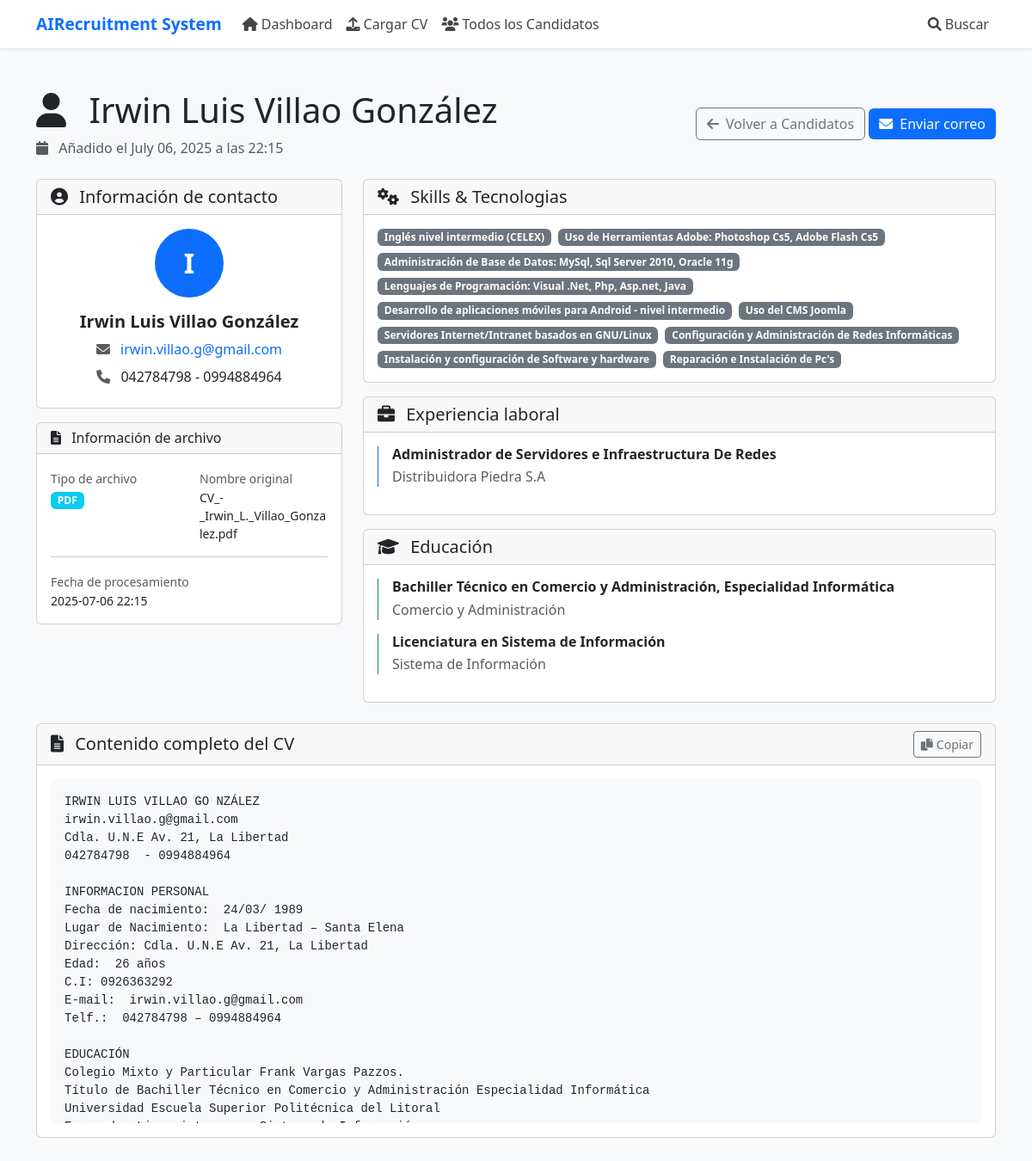
The app's page /candidate/10 with its own data.
### models.py (models this page shows, shortened)
class Candidate(db.Model):
    id = db.Column(db.Integer, primary_key=True)
    name = db.Column(db.String(200), nullable=False)
    email = db.Column(db.String(200))
    phone = db.Column(db.String(50))
    education = db.Column(db.Text)  # JSON string of education details
    experience = db.Column(db.Text)  # JSON string of experience details
    skills = db.Column(db.Text)  # JSON string of skills
    full_text = db.Column(db.Text, nullable=False)  # Complete CV text
    original_filename = db.Column(db.String(255), nullable=False)
    file_type = db.Column(db.String(10), nullable=False)  # pdf, docx, txt
    vision_analysis = db.Column(db.Text)  # JSON string from OpenAI Vision analysis
    text_embedding = db.Column(db.Text)  # JSON array of embedding vector
    languages = db.Column(db.Text)  # JSON string of languages
    certifications = db.Column(db.Text)  # JSON string of certifications
    summary = db.Column(db.Text)  # Professional summary
    created_at = db.Column(db.DateTime, default=datetime.utcnow)
    updated_at = db.Column(db.DateTime, default=datetime.utcnow, onupdate=datetime.utcnow)

### routes.py (the view)
@routes_bp.route('/candidate/<int:candidate_id>')
def view_candidate(candidate_id):
    try:
        candidate = db.session.get(Candidate, candidate_id)
        if not candidate:
            flash('Candidate not found', 'error')
            return redirect(url_for('routes.candidates'))
        return render_template('candidate_detail.html', candidate=candidate)
    except Exception as e:
        logger.error(f"Error fetching candidate {candidate_id}: {str(e)}")
        flash(f'Error fetching candidate: {str(e)}', 'error')
        return redirect(url_for('routes.candidates'))

### app.py (called while the page is built)
@app.template_filter('from_json')
def from_json_filter(value):
    try:
        if isinstance(value, str) and value.strip().startswith('['):
            return json.loads(value)
        return []
    except (json.JSONDecodeError, TypeError, ValueError):
        return []

### templates/candidate_detail.html (shortened to what this page needs)
{% extends "base.html" %}
{% block content %}
{% block extra_css %}
<link rel="stylesheet" href="{{ url_for('static', filename='css/candidates.css') }}">
{% endblock %}
<div class="row">
    <div class="col-12">
       <div class="d-flex flex-column flex-md-row justify-content-between align-items-start align-items-md-center gap-3 mb-4">
            <div>
                <h1 class="display-6">
                    <i class="fas fa-user me-3"></i>
                    {{ candidate.name }}
                </h1>
                <p class="text-muted mb-0">
                    <i class="fas fa-calendar me-2"></i>
                      Añadido el {{ candidate.created_at.strftime('%B %d, %Y a las %H:%M') if candidate.created_at else 'Unknown date' }}
                </p>
            </div>
            <div class="profile-action-buttons">
                <a href="{{ url_for('routes.candidates') }}" class="btn btn-outline-secondary">
                    <i class="fas fa-arrow-left me-2"></i>Volver a Candidatos
                </a>
                {% if candidate.email %}
                    <a href="mailto:{{ candidate.email }}" class="btn btn-primary">
                        <i class="fas fa-envelope me-2"></i>Enviar correo
                    </a>
                {% endif %}
            </div>
        </div>
    </div>
</div>
<div class="row mb-4">
    <div class="col-md-4">
        <div class="card">
            <div class="card-header">
                <h5 class="card-title mb-0">
                    <i class="fas fa-user-circle me-2"></i>
                    Información de contacto
                </h5>
            </div>
            <div class="card-body">
                <div class="text-center mb-3">
                    <div class="bg-primary rounded-circle d-inline-flex align-items-center justify-content-center"
                         style="width: 80px; height: 80px;">
                        <span class="text-white fw-bold fs-2">
                            {{ candidate.name[0] if candidate.name else 'U' }}
                        </span>
                    </div>
                </div>
                <div class="text-center">
                    <h5 class="fw-bold">{{ candidate.name }}</h5>
                    {% if candidate.email %}
                        <div class="mb-2">
                            <i class="fas fa-envelope text-muted me-2"></i>
                            <a href="mailto:{{ candidate.email }}" class="text-decoration-none">
                                {{ candidate.email }}
                            </a>
                        </div>
                    {% endif %}
                    {% if candidate.phone %}
                        <div class="mb-2">
                            <i class="fas fa-phone text-muted me-2"></i>
                            <span>{{ candidate.phone }}</span>
                        </div>
                    {% endif %}
                </div>
            </div>
        </div>
        <div class="card mt-3">
            <div class="card-header">
                <h6 class="card-title mb-0">
                    <i class="fas fa-file-alt me-2"></i>
                    Información de archivo
                </h6>
            </div>
            <div class="card-body">
                <div class="row">
                    <div class="col-6">
                        <small class="text-muted">Tipo de archivo</small>
                        <div>
                            <span class="badge bg-info text-uppercase">
                                {{ candidate.file_type }}
                            </span>
                        </div>
                    </div>
                    <div class="col-6">
                        <small class="text-muted">Nombre original</small>
                        <div class="small">
                            {{ candidate.original_filename if candidate.original_filename else 'Unknown' }}
                        </div>
                    </div>
                </div>
                <hr>
                <div>
                    <small class="text-muted">Fecha de procesamiento</small>
                    <div class="small">
                        {{ candidate.created_at.strftime('%Y-%m-%d %H:%M') if candidate.created_at else 'Unknown' }}
                    </div>
                </div>
            </div>
        </div>
    </div>
    <div class="col-md-8">
        <div class="card mb-3">
            <div class="card-header">
                <h5 class="card-title mb-0">
                    <i class="fas fa-cogs me-2"></i>
                    Skills & Tecnologias
                </h5>
            </div>
            <div class="card-body">
                {% if candidate.skills %}
                    {% set skills_list = candidate.skills|from_json if candidate.skills.startswith('[') else candidate.skills.split(',') %}
                    {% if skills_list %}
                        <div class="d-flex flex-wrap gap-2">
                            {% for skill in skills_list %}
                                <span class="badge bg-secondary">{{ skill|trim }}</span>
                            {% endfor %}
                        </div>
                    {% else %}
                        <p class="text-muted mb-0">No se dispone de información sobre Skill</p>
                    {% endif %}
                {% else %}
                    <p class="text-muted mb-0">No se dispone de información sobre Skill</p>
                {% endif %}
            </div>
        </div>
        <div class="card mb-3">
            <div class="card-header">
                <h5 class="card-title mb-0">
                    <i class="fas fa-briefcase me-2"></i>
                    Experiencia laboral
                </h5>
            </div>
            <div class="card-body">
                {% if candidate.experience %}
                    {% set exp_data = candidate.experience %}
                    {% if exp_data.startswith('[') %}
                        {% set exp_list = exp_data|from_json %}
                        {% if exp_list %}
                            {% for exp in exp_list %}
                                <div class="border-start border-primary ps-3 mb-3">
                                    <h6 class="fw-bold mb-1">{{ exp.title if exp.title else 'Position' }}</h6>
                                    {% if exp.company %}
                                        <p class="text-muted mb-2">{{ exp.company }}</p>
                                    {% endif %}
                                </div>
                            {% endfor %}
                        {% else %}
                            <p class="text-muted mb-0">No se dispone de información sobre la experiencia laboral</p>
                        {% endif %}
                    {% else %}
                        <div class="border-start border-primary ps-3">
                            <p class="mb-0">{{ exp_data }}</p>
                        </div>
                    {% endif %}
                {% else %}
                    <p class="text-muted mb-0">No se dispone de información sobre la experiencia laboral</p>
                {% endif %}
            </div>
        </div>
        <div class="card">
            <div class="card-header">
                <h5 class="card-title mb-0">
                    <i class="fas fa-graduation-cap me-2"></i>
                    Educación
                </h5>
            </div>
            <div class="card-body">
                {% if candidate.education %}
                    {% set edu_data = candidate.education %}
                    {% if edu_data.startswith('[') %}
                        {% set edu_list = edu_data|from_json %}
                        {% if edu_list %}
                            {% for edu in edu_list %}
                                <div class="border-start border-success ps-3 mb-3">
                                    <h6 class="fw-bold mb-1">{{ edu.degree if edu.degree else 'Degree' }}</h6>
                                    {% if edu.field %}
                                        <p class="text-muted mb-2">{{ edu.field }}</p>
                                    {% endif %}
                                </div>
                            {% endfor %}
                        {% else %}
                            <p class="text-muted mb-0">No se dispone de información sobre educación</p>
                        {% endif %}
                    {% else %}
                        <div class="border-start border-success ps-3">
                            <p class="mb-0">{{ edu_data }}</p>
                        </div>
                    {% endif %}
                {% else %}
                    <p class="text-muted mb-0">No se dispone de información sobre educación</p>
                {% endif %}
            </div>
        </div>
    </div>
</div>
<div class="row mt-4">
    <div class="col-12">
        <div class="card">
            <div class="card-header d-flex justify-content-between align-items-center">
                <h5 class="card-title mb-0">
                    <i class="fas fa-file-text me-2"></i>
                    Contenido completo del CV
                </h5>
                <button type="button" class="btn btn-sm btn-outline-secondary" onclick="copyToClipboard(document.getElementById('fullText').textContent)">
                    <i class="fas fa-copy me-1"></i>Copiar
                </button>
            </div>
            <div class="card-body">
                <div class="bg-light p-3 rounded" style="max-height: 400px; overflow-y: auto;">
                    <pre id="fullText" class="mb-0" style="white-space: pre-wrap; word-wrap: break-word;">{{ candidate.full_text }}</pre>
                </div>
            </div>
        </div>
    </div>
</div>
{% endblock %}

### static/css/style.css (style rules this page uses)
body { font-family: "Segoe UI", sans-serif; background-color: #f8f9fa; }
.btn-primary { background-color: #0d6efd; border: none; }

### records on screen
Candidate: name "Irwin Luis Villao González", created_at "July 06, 2025 a las 22:15", name "I", email "irwin.villao.g@gmail.com", phone "042784798 - 0994884964", file_type "PDF", original_filename "CV_-_Irwin_L._Villao_Gonzalez.pdf", created_at "2025-07-06 22:15", full_text "IRWIN LUIS VILLAO GO NZÁLEZ irwin.villao.g@gmail.com Cdla. U.N.E Av. 21, La Libertad 042784798 - 0994884964 INFORMACION PERSONAL Fecha de nacimiento: 24/03/ 1989 Lugar de Nacimiento: La Libertad – Santa Elena Dirección: Cdla. U.N.E Av. 21, La Libertad Edad: 26 años C.I: 0926363292 E-mail: irwin.villao.g@gmail.com Telf.: 042784798 – 0994884964 EDUCACIÓN Colegio Mixto y Particular Frank Vargas Pazzos. Título de Bachiller Técnico en Comercio y Administración Especialidad Informática Universidad Escuela Superior Politécnica del Litoral…"

### other values on screen
{{ skill|trim }} "Inglés nivel intermedio (CELEX)" "Uso de Herramientas Adobe: Photoshop Cs5, Adobe Flash Cs5" "Administración de Base de Datos: MySql, Sql Server 2010, Oracle 11g" "Lenguajes de Programación: Visual .Net, Php, Asp.net, Java" "Desarrollo de aplicaciones móviles para Android - nivel intermedio" "Uso del CMS Joomla" "Servidores Internet/Intranet basados en GNU/Linux" "Configuración y Administración de Redes Informáticas" "Instalación y configuración de Software y hardware" "Reparación e Instalación de Pc's"
{{ exp.title if exp.title else 'Position' }} "Administrador de Servidores e Infraestructura De Redes"
{{ exp.company }} "Distribuidora Piedra S.A"
{{ edu.degree if edu.degree else 'Degree' }} "Bachiller Técnico en Comercio y Administración, Especialidad Informática" "Licenciatura en Sistema de Información"
{{ edu.field }} "Comercio y Administración" "Sistema de Información"
